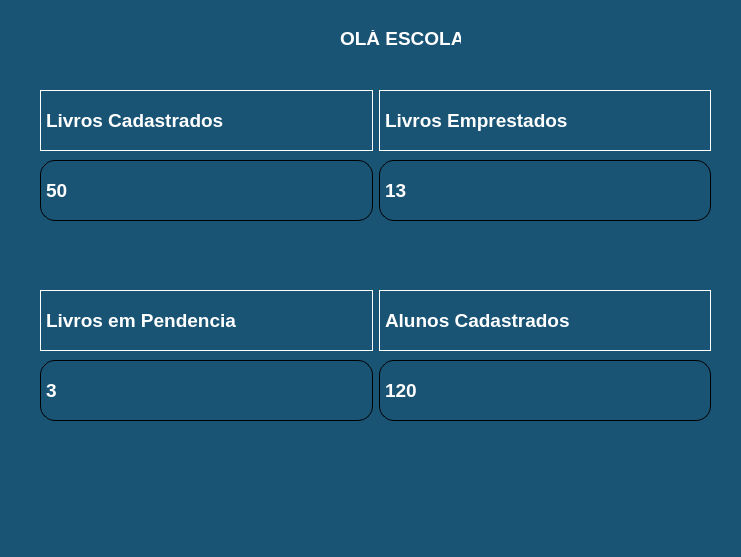
<?xml version="1.0" encoding="UTF-8"?>
<ui version="4.0">
 <class>Home</class>
 <widget class="QWidget" name="Home">
  <property name="geometry">
   <rect>
    <x>0</x>
    <y>0</y>
    <width>741</width>
    <height>557</height>
   </rect>
  </property>
  <property name="windowTitle">
   <string>Inicio</string>
  </property>
  <property name="styleSheet">
   <string notr="true">QWidget{
	background-color:#1a5475;
}

QLabel
{
color:white;
}</string>
  </property>
  <widget class="QLabel" name="label">
   <property name="geometry">
    <rect>
     <x>340</x>
     <y>30</y>
     <width>121</width>
     <height>17</height>
    </rect>
   </property>
   <property name="font">
    <font>
     <pointsize>14</pointsize>
     <bold>true</bold>
    </font>
   </property>
   <property name="text">
    <string>OLÁ ESCOLA</string>
   </property>
  </widget>
  <widget class="QWidget" name="horizontalLayoutWidget">
   <property name="geometry">
    <rect>
     <x>40</x>
     <y>90</y>
     <width>671</width>
     <height>61</height>
    </rect>
   </property>
   <layout class="QHBoxLayout" name="horizontalLayout">
    <item>
     <widget class="QLabel" name="label_3">
      <property name="font">
       <font>
        <pointsize>14</pointsize>
        <bold>true</bold>
       </font>
      </property>
      <property name="styleSheet">
       <string notr="true">border:1px solid white;</string>
      </property>
      <property name="text">
       <string>Livros Cadastrados</string>
      </property>
     </widget>
    </item>
    <item>
     <widget class="QLabel" name="label_2">
      <property name="font">
       <font>
        <pointsize>14</pointsize>
        <bold>true</bold>
       </font>
      </property>
      <property name="styleSheet">
       <string notr="true">border:1px solid white;</string>
      </property>
      <property name="text">
       <string>Livros Emprestados</string>
      </property>
     </widget>
    </item>
   </layout>
  </widget>
  <widget class="QWidget" name="horizontalLayoutWidget_2">
   <property name="geometry">
    <rect>
     <x>40</x>
     <y>160</y>
     <width>671</width>
     <height>61</height>
    </rect>
   </property>
   <layout class="QHBoxLayout" name="horizontalLayout_2">
    <item>
     <widget class="QLabel" name="lCadastrados">
      <property name="font">
       <font>
        <pointsize>14</pointsize>
        <bold>true</bold>
       </font>
      </property>
      <property name="styleSheet">
       <string notr="true">border-radius:15px;
border:1px solid black;</string>
      </property>
      <property name="text">
       <string>50</string>
      </property>
     </widget>
    </item>
    <item>
     <widget class="QLabel" name="lEmprestados">
      <property name="font">
       <font>
        <pointsize>14</pointsize>
        <bold>true</bold>
       </font>
      </property>
      <property name="styleSheet">
       <string notr="true">border-radius:15px;
border:1px solid black;</string>
      </property>
      <property name="text">
       <string>13</string>
      </property>
     </widget>
    </item>
   </layout>
  </widget>
  <widget class="QWidget" name="horizontalLayoutWidget_3">
   <property name="geometry">
    <rect>
     <x>40</x>
     <y>360</y>
     <width>671</width>
     <height>61</height>
    </rect>
   </property>
   <layout class="QHBoxLayout" name="horizontalLayout_3">
    <item>
     <widget class="QLabel" name="lCadastrados_2">
      <property name="font">
       <font>
        <pointsize>14</pointsize>
        <bold>true</bold>
       </font>
      </property>
      <property name="styleSheet">
       <string notr="true">border-radius:15px;
border:1px solid black;</string>
      </property>
      <property name="text">
       <string>3</string>
      </property>
     </widget>
    </item>
    <item>
     <widget class="QLabel" name="lEmprestados_2">
      <property name="font">
       <font>
        <pointsize>14</pointsize>
        <bold>true</bold>
       </font>
      </property>
      <property name="styleSheet">
       <string notr="true">border-radius:15px;
border:1px solid black;</string>
      </property>
      <property name="text">
       <string>120</string>
      </property>
     </widget>
    </item>
   </layout>
  </widget>
  <widget class="QWidget" name="horizontalLayoutWidget_4">
   <property name="geometry">
    <rect>
     <x>40</x>
     <y>290</y>
     <width>671</width>
     <height>61</height>
    </rect>
   </property>
   <layout class="QHBoxLayout" name="horizontalLayout_4">
    <item>
     <widget class="QLabel" name="label_4">
      <property name="font">
       <font>
        <pointsize>14</pointsize>
        <bold>true</bold>
       </font>
      </property>
      <property name="styleSheet">
       <string notr="true">border:1px solid white;</string>
      </property>
      <property name="text">
       <string>Livros em Pendencia</string>
      </property>
     </widget>
    </item>
    <item>
     <widget class="QLabel" name="label_5">
      <property name="font">
       <font>
        <pointsize>14</pointsize>
        <bold>true</bold>
       </font>
      </property>
      <property name="styleSheet">
       <string notr="true">border:1px solid white;</string>
      </property>
      <property name="text">
       <string>Alunos Cadastrados</string>
      </property>
     </widget>
    </item>
   </layout>
  </widget>
 </widget>
 <resources/>
 <connections/>
</ui>
